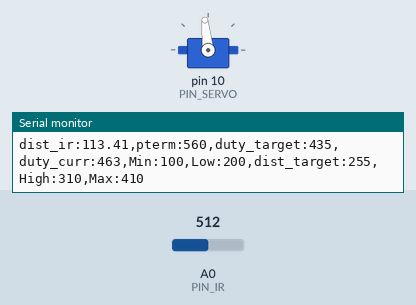
Simulated run of this sketch. Board: Arduino Uno, built with avr-gcc and run on an emulated ATmega328P. Parts: servo, the last lines printed to the serial monitor. The test bench sets the inputs (shaded band); at power-on: A0 (PIN_IR) = 512.

Above: at 1.2 s.
1.3 s: A0 (PIN_IR) set to 0
At 2.3 s:
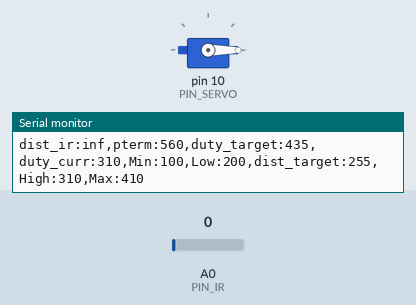
Timing chart, 0 to 4.3 s (numbered marks = the images above; inputs shaded):
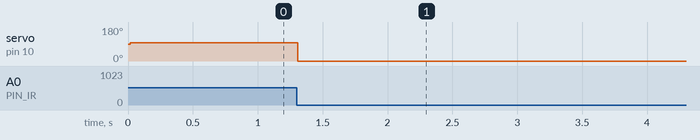

The sketch:

24_example.ino
```cpp
//비례미분제어

#include <Servo.h>

#define PIN_SERVO 10
#define PIN_IR A0

#define _DIST_TARGET 250
#define _DIST_MIN 100
#define _DIST_MAX 410

#define _DIST_ALPHA 0.1

#define _DUTY_NEU 1420
#define _DUTY_LOW 1500
#define _DUTY_HIGH 1250


#define INTERVAL 25

#define _INTERVAL_DIST 15
#define _INTERVAL_SERVO 15
#define _INTERVAL_SERIAL 100

#define _KD 300

#define _SERVO_ANGLE 30.0
#define _SERVO_SPEED 70.0
//int speed[4] = {_DUTY_NEU, _DUTY_LOW, _DUTY_HIGH, _DUTY_LOW};
Servo myservo;
int num=0;
float val_ema, alpha, val_ema_1=0;
unsigned long last_sampling_time_dist, last_sampling_time_servo, last_sampling_time_serial;
unsigned long last_sampling_time;
int duty_chg_per_interval;
int a,b;
float dist_target, dist_raw, dist_cali, dist_ema;
int duty_target, duty_curr, duty_curr1;
float error_curr, error_prev, control, pterm, dterm, iterm;
bool event_dist, event_servo, event_serial;
int change, number =0;

void setup() {
  // put your setup code here, to run once:
  myservo.attach(PIN_SERVO);

  //duty_chg_per_interval = (_DUTY_HIGH - _DUTY_LOW) * (_SERVO_SPEED / 180.0) * (INTERVAL / 1000.0);
  duty_chg_per_interval = (_DUTY_HIGH - _DUTY_LOW) * (_SERVO_SPEED / (_SERVO_ANGLE * 2)) * (_INTERVAL_SERVO / 1000.0);
  Serial.begin(57600);
  last_sampling_time_dist=0;
  last_sampling_time_servo=0;
  last_sampling_time_serial=0;
  duty_target = _DUTY_NEU;
  duty_curr = _DUTY_NEU;
  error_prev = 0;
  //a = 70;
  //b = 300;
  a = -10;
  b = 260;
  last_sampling_time = 0;
  //duty_chg_per_interval = (_DUTY_HIGH - _DUTY_LOW)*(_SERVO_SPEED / (_SERVO_ANGLE*2))*(_INTERVAL_SERVO/1000.0);
}


float ir_distance(void)
{
  float value;
  float volt = float(analogRead(PIN_IR));

  value = ((6762.0/volt-9.0)-4.0)*10.0;
  //return 300.0 / (b-a)*(value - a) + 100;
  return 100 + 300.0 / (b - a) * (value - a);

}

float ir_distance_filtered(void)
{
  dist_raw = ir_distance();
  return _DIST_ALPHA*dist_raw+(1-_DIST_ALPHA)*dist_ema;
}

void loop() {
  // put your main code here, to run repeatedly:
  //if(millis() < last_sampling_time + INTERVAL ) return ;
  unsigned long time_curr = millis();
  if(time_curr >= last_sampling_time_dist + _INTERVAL_DIST)
  {
    last_sampling_time_dist += _INTERVAL_DIST;
    event_dist = true;
  }
  if(time_curr >= last_sampling_time_servo + _INTERVAL_SERVO)
  {
    last_sampling_time_servo += _INTERVAL_SERVO;
    event_servo = true;
  }
  if(time_curr >= last_sampling_time_serial + _INTERVAL_SERIAL)
  {
    last_sampling_time_serial += _INTERVAL_SERIAL;
    event_serial = true;
  }

  dist_raw = dist_ema = ir_distance_filtered();

  if(event_dist)
  {
    event_dist = false;
    //dist_ema = ir_distance_filtered();
    error_curr = dist_raw - _DIST_TARGET;

    //pterm =  duty_curr - duty_target;
    pterm = 0;
    //control = _KP*pterm+iterm+dterm;
    dterm = _KD * (error_curr - error_prev);
    control = dterm + pterm;
    duty_target = _DUTY_NEU + control;
    // Limit duty_target within the range of [_DUTY_MIN, _DUTY_MAX]
    if(duty_target < _DUTY_LOW) duty_target = _DUTY_LOW; // lower limit
    if(duty_target > _DUTY_HIGH) duty_target = _DUTY_HIGH; // upper limit
    // update error_prev
    error_prev = error_curr;
  }
  if(event_servo)
  {
    event_servo = false;
    /*
    if(duty_target>duty_curr)
    {
      duty_curr += duty_chg_per_interval;
      if(duty_curr > duty_target) duty_curr = duty_target;
    }
    else
    {
      duty_curr -= duty_chg_per_interval;
      if(duty_curr < duty_target) duty_curr = duty_target;
    }
    */

    if(dist_ema <= 210)
      duty_curr = duty_target + (255 - dist_ema)*2;
    else
      duty_curr = duty_target - (dist_ema - 255)*3;


    //duty_curr1 = duty_curr;
    myservo.writeMicroseconds(duty_curr);
  }
  if(event_serial)
  {
    event_serial = false;
    Serial.print("dist_ir:");
    Serial.print(dist_raw);
    Serial.print(",pterm:");
    Serial.print(map(dterm,-1000,1000,510,610));
    Serial.print(",duty_target:");
    Serial.print(map(duty_target,1000,2000,410,510));
    Serial.print(",duty_curr:");
    Serial.print(map(duty_curr,1000,2000,410,510));
    Serial.println(",Min:100,Low:200,dist_target:255,High:310,Max:410");
  }

}
```

Measured:
- after the input at 1.3 s, servo on pin 10 (PIN_SERVO): 96° → 0° at once
